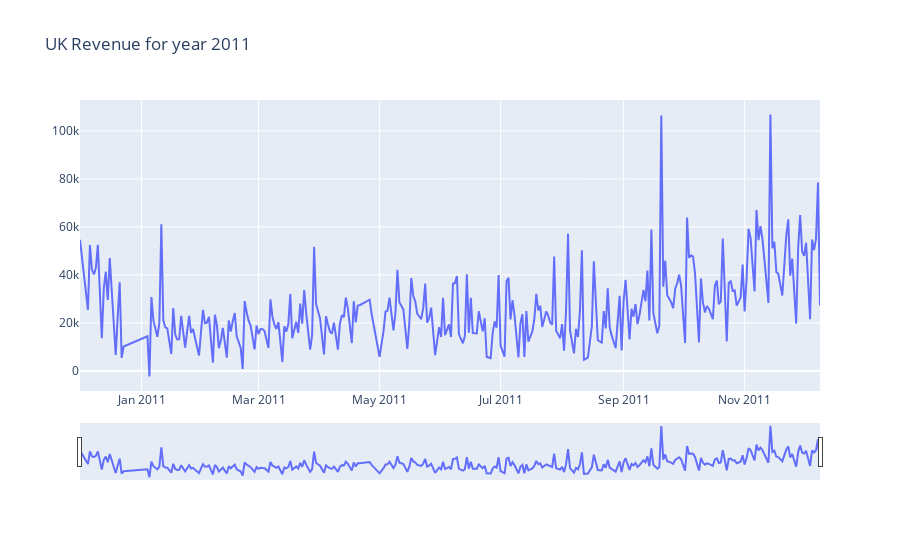

The code cell stored with this chart in its notebook:
### Code cell
import plotly.graph_objects as go
chart = df.groupby(['InvoiceDate'])[['Revenue']].sum()

fig = go.Figure()
fig.add_trace(go.Scatter(x=chart.index, y=chart['Revenue'], name="stock_open"))
fig.layout.update(title_text='UK Revenue for year 2011 ',xaxis_rangeslider_visible=True)
fig.show()

### Figure 1 — Plotly figure (JSON) as saved in the notebook; plotly's stock layout.template omitted (floating-point values rounded to 4 significant figures; data arrays with more than 128 entries replaced by an {"elided": "..."} marker saying what was removed)
{"data": [{"name": "stock_open", "type": "scatter", "x": {"elided": "305 str values"}, "y": {"elided": "305 float values"}}], "layout": {"title": {"text": "UK Revenue for year 2011 "}, "xaxis": {"rangeslider": {"visible": true}}}}
